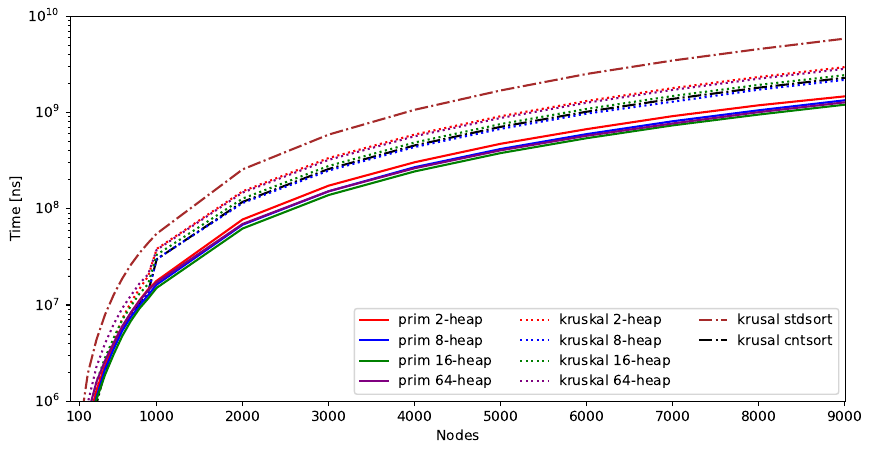

Write Python code to recreate this figure.
#!/usr/bin/env python3
import re
import matplotlib.pyplot as plt
from pathlib import Path
from matplotlib.lines import Line2D
import matplotlib.patches as mpatches
from matplotlib.figure import figaspect

nodes = [10, 20, 30, 40, 50, 60, 70, 80, 90, 100, 200, 300, 400, 500, 600, 700, 800, 900, 1000, 2000, 3000, 4000, 5000, 6000, 7000, 8000, 9000]
degrees = [1.00]
weights = [1000]

text = Path("mst-size-dense.bench").read_text()
lines = [line for line in text.splitlines()][3:]
searches = [re.search("BM_(.*)/(\d+)/(\d+)/(\d+) *(\d+) *.*", l) for l in lines]
groups = [s.groups() for s in searches if s]

values = dict()
for (name, n,d,w,t) in groups:
    if name not in values: values[name] = []
    values[name].append((nodes[int(n)], degrees[int(d)], weights[int(w)], int(t)))

# x = degree, y = time
fig, ax = plt.subplots(figsize=(10,5))

def add(name, degree, color, linestyle):
    x = [v[0] for v in values[name] if v[1] == degree]
    y = [v[3] for v in values[name] if v[1] == degree]
    ax.plot(x, y, color=color, linestyle=linestyle)


add('Kruskal',         1.00, "brown", "-.")
add('KruskalCounting', 1.00, "black", "-.")

add('Kruskal2Heap',    1.00, "red", ":")
add('KruskalD8Heap',   1.00, "blue", ":")
add('KruskalD16Heap',  1.00, "green", ":")
#add('KruskalD32Heap',  1.00, "k", ":")
add('KruskalD64Heap',  1.00, "purple", ":")
#add('KruskalFHeap',    1.00, "k", ":")

add('Prim2Heap',   1.00, "red", "-")
add('PrimD8Heap',  1.00, "blue", "-")
add('PrimD16Heap', 1.00, "green", "-")
#add('PrimD32Heap', 1.00, "k", "-")
add('PrimD64Heap', 1.00, "purple", "-")
#add('PrimFHeap',   1.00, "k", "-")

#add('Edmonds2Heap',   1.00, "k", "--")
#add('EdmondsD8Heap',  1.00, "k", "--")
#add('EdmondsD16Heap', 1.00, "k", "--")
#add('EdmondsD32Heap', 1.00, "k", "--")
#add('EdmondsD64Heap', 1.00, "k", "--")
#add('EdmondsFHeap',   1.00, "k", "--")


kruskal_stdsort = Line2D([0], [0], label='kruskal stdsort',  color='brown', linestyle='-.')
kruskal_cntsort = Line2D([0], [0], label='kruskal cntsort',  color='black', linestyle='-.')

kruskal_d2heap = Line2D([0], [0], label='kruskal 2-heap',  color='red', linestyle=':')
kruskal_d8heap = Line2D([0], [0],  label='kruskal 8-heap', color='blue', linestyle=':')
kruskal_d16heap = Line2D([0], [0],  label='kruskal 16-heap', color='green', linestyle=':')
kruskal_d64heap = Line2D([0], [0],  label='kruskal 64-heap', color='purple', linestyle=':')

prim_d2heap = Line2D([0], [0], label='prim 2-heap',  color='red', linestyle='-')
prim_d8heap = Line2D([0], [0],  label='prim 8-heap', color='blue', linestyle='-')
prim_d16heap = Line2D([0], [0],  label='prim 16-heap', color='green', linestyle='-')
prim_d64heap = Line2D([0], [0],  label='prim 64-heap', color='purple', linestyle='-')

dummy = Line2D([0],[0],color="w")

ax.legend(handles=[
    prim_d2heap, prim_d8heap, prim_d16heap, prim_d64heap,
    kruskal_d2heap, kruskal_d8heap, kruskal_d16heap, kruskal_d64heap,
    kruskal_stdsort, kruskal_cntsort, dummy, dummy
], ncol=3)


ax.axis([0, 9010, 1*10**6, 1*10**10])
ax.set_xticks([100, 1000, 2000, 3000, 4000, 5000, 6000, 7000, 8000, 9000])
plt.yscale("log", base=10)

plt.xlabel("Nodes")
plt.ylabel("Time [ns]")

#plt.show()
plt.savefig('mst-size-dense.pdf', bbox_inches='tight')
